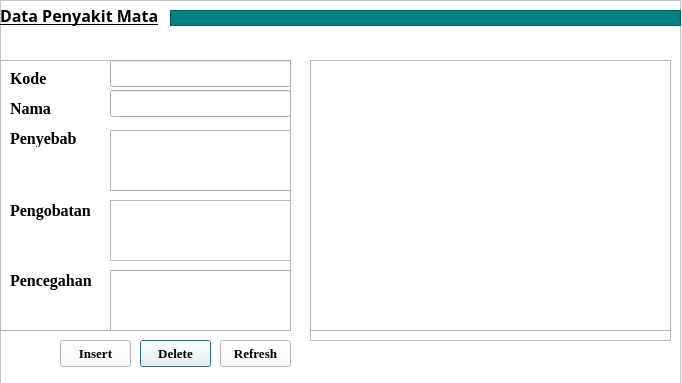
<?xml version="1.0" encoding="UTF-8"?>
<ui version="4.0">
 <class>Dialog</class>
 <widget class="QDialog" name="Dialog">
  <property name="geometry">
   <rect>
    <x>0</x>
    <y>0</y>
    <width>682</width>
    <height>383</height>
   </rect>
  </property>
  <property name="windowTitle">
   <string>Dialog</string>
  </property>
  <widget class="QLabel" name="label">
   <property name="geometry">
    <rect>
     <x>0</x>
     <y>0</y>
     <width>161</width>
     <height>31</height>
    </rect>
   </property>
   <property name="font">
    <font>
     <family>Noto Sans</family>
     <pointsize>12</pointsize>
     <weight>75</weight>
     <bold>true</bold>
     <underline>true</underline>
    </font>
   </property>
   <property name="text">
    <string>Data Penyakit Mata</string>
   </property>
  </widget>
  <widget class="QFrame" name="frame">
   <property name="geometry">
    <rect>
     <x>0</x>
     <y>60</y>
     <width>291</width>
     <height>271</height>
    </rect>
   </property>
   <property name="frameShape">
    <enum>QFrame::StyledPanel</enum>
   </property>
   <property name="frameShadow">
    <enum>QFrame::Raised</enum>
   </property>
   <widget class="QLabel" name="label_2">
    <property name="geometry">
     <rect>
      <x>10</x>
      <y>10</y>
      <width>91</width>
      <height>17</height>
     </rect>
    </property>
    <property name="font">
     <font>
      <family>Times New Roman</family>
      <pointsize>12</pointsize>
      <weight>75</weight>
      <bold>true</bold>
     </font>
    </property>
    <property name="text">
     <string>Kode </string>
    </property>
   </widget>
   <widget class="QLabel" name="label_3">
    <property name="geometry">
     <rect>
      <x>10</x>
      <y>40</y>
      <width>91</width>
      <height>16</height>
     </rect>
    </property>
    <property name="font">
     <font>
      <family>Times New Roman</family>
      <pointsize>12</pointsize>
      <weight>75</weight>
      <bold>true</bold>
     </font>
    </property>
    <property name="text">
     <string>Nama</string>
    </property>
   </widget>
   <widget class="QLabel" name="label_4">
    <property name="geometry">
     <rect>
      <x>10</x>
      <y>70</y>
      <width>91</width>
      <height>17</height>
     </rect>
    </property>
    <property name="font">
     <font>
      <family>Times New Roman</family>
      <pointsize>12</pointsize>
      <weight>75</weight>
      <bold>true</bold>
     </font>
    </property>
    <property name="text">
     <string>Penyebab</string>
    </property>
   </widget>
   <widget class="QLabel" name="label_5">
    <property name="geometry">
     <rect>
      <x>10</x>
      <y>140</y>
      <width>91</width>
      <height>21</height>
     </rect>
    </property>
    <property name="font">
     <font>
      <family>Times New Roman</family>
      <pointsize>12</pointsize>
      <weight>75</weight>
      <bold>true</bold>
     </font>
    </property>
    <property name="text">
     <string>Pengobatan</string>
    </property>
   </widget>
   <widget class="QLabel" name="label_6">
    <property name="geometry">
     <rect>
      <x>10</x>
      <y>210</y>
      <width>91</width>
      <height>21</height>
     </rect>
    </property>
    <property name="font">
     <font>
      <family>Times New Roman</family>
      <pointsize>12</pointsize>
      <weight>75</weight>
      <bold>true</bold>
     </font>
    </property>
    <property name="text">
     <string>Pencegahan</string>
    </property>
   </widget>
   <widget class="QTextEdit" name="tfPencegahan">
    <property name="geometry">
     <rect>
      <x>110</x>
      <y>210</y>
      <width>181</width>
      <height>61</height>
     </rect>
    </property>
   </widget>
   <widget class="QLineEdit" name="tfKode">
    <property name="geometry">
     <rect>
      <x>110</x>
      <y>0</y>
      <width>181</width>
      <height>27</height>
     </rect>
    </property>
   </widget>
   <widget class="QLineEdit" name="tfNama">
    <property name="geometry">
     <rect>
      <x>110</x>
      <y>30</y>
      <width>181</width>
      <height>27</height>
     </rect>
    </property>
   </widget>
   <widget class="QTextEdit" name="tfPenyebab">
    <property name="geometry">
     <rect>
      <x>110</x>
      <y>70</y>
      <width>181</width>
      <height>61</height>
     </rect>
    </property>
   </widget>
   <widget class="QTextEdit" name="tfPengobatan">
    <property name="geometry">
     <rect>
      <x>110</x>
      <y>140</y>
      <width>181</width>
      <height>61</height>
     </rect>
    </property>
   </widget>
  </widget>
  <widget class="QFrame" name="frame_2">
   <property name="geometry">
    <rect>
     <x>310</x>
     <y>60</y>
     <width>361</width>
     <height>281</height>
    </rect>
   </property>
   <property name="frameShape">
    <enum>QFrame::StyledPanel</enum>
   </property>
   <property name="frameShadow">
    <enum>QFrame::Raised</enum>
   </property>
   <widget class="QTableWidget" name="tableWidget">
    <property name="geometry">
     <rect>
      <x>0</x>
      <y>0</y>
      <width>361</width>
      <height>271</height>
     </rect>
    </property>
   </widget>
  </widget>
  <widget class="QFrame" name="frame_3">
   <property name="geometry">
    <rect>
     <x>0</x>
     <y>0</y>
     <width>681</width>
     <height>391</height>
    </rect>
   </property>
   <property name="styleSheet">
    <string notr="true">background-color: rgb(255, 255, 255);</string>
   </property>
   <property name="frameShape">
    <enum>QFrame::StyledPanel</enum>
   </property>
   <property name="frameShadow">
    <enum>QFrame::Raised</enum>
   </property>
   <widget class="QPushButton" name="btnDelete">
    <property name="geometry">
     <rect>
      <x>140</x>
      <y>340</y>
      <width>71</width>
      <height>27</height>
     </rect>
    </property>
    <property name="font">
     <font>
      <family>Times New Roman</family>
      <pointsize>10</pointsize>
      <weight>75</weight>
      <bold>true</bold>
     </font>
    </property>
    <property name="text">
     <string>Delete</string>
    </property>
   </widget>
   <widget class="QPushButton" name="btnRefreh">
    <property name="geometry">
     <rect>
      <x>220</x>
      <y>340</y>
      <width>71</width>
      <height>27</height>
     </rect>
    </property>
    <property name="font">
     <font>
      <family>Times New Roman</family>
      <pointsize>10</pointsize>
      <weight>75</weight>
      <bold>true</bold>
     </font>
    </property>
    <property name="text">
     <string>Refresh</string>
    </property>
   </widget>
   <widget class="QPushButton" name="btnInsert">
    <property name="geometry">
     <rect>
      <x>60</x>
      <y>340</y>
      <width>71</width>
      <height>27</height>
     </rect>
    </property>
    <property name="font">
     <font>
      <family>Times New Roman</family>
      <pointsize>10</pointsize>
      <weight>75</weight>
      <bold>true</bold>
     </font>
    </property>
    <property name="text">
     <string>Insert</string>
    </property>
   </widget>
   <widget class="QFrame" name="frame_4">
    <property name="geometry">
     <rect>
      <x>170</x>
      <y>10</y>
      <width>511</width>
      <height>16</height>
     </rect>
    </property>
    <property name="styleSheet">
     <string notr="true">background-color: rgba(0, 128, 128);</string>
    </property>
    <property name="frameShape">
     <enum>QFrame::StyledPanel</enum>
    </property>
    <property name="frameShadow">
     <enum>QFrame::Raised</enum>
    </property>
   </widget>
  </widget>
  <zorder>frame_3</zorder>
  <zorder>label</zorder>
  <zorder>frame</zorder>
  <zorder>frame_2</zorder>
 </widget>
 <resources/>
 <connections/>
</ui>
